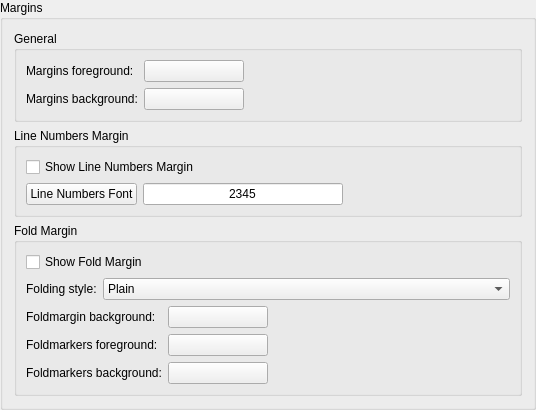
    <widget class="QGroupBox" name="marginsGroup">
     <property name="title">
      <string>Margins</string>
     </property>
     <layout class="QVBoxLayout" name="verticalLayout_12">
      <item>
       <widget class="QGroupBox" name="marginsGeneralGroup">
        <property name="title">
         <string>General</string>
        </property>
        <layout class="QGridLayout" name="gridLayout">
         <item row="0" column="0">
          <widget class="QLabel" name="TextLabel2_2_2_2_2_6">
           <property name="text">
            <string>Margins foreground:</string>
           </property>
          </widget>
         </item>
         <item row="0" column="1">
          <widget class="QPushButton" name="marginsForegroundButton">
           <property name="minimumSize">
            <size>
             <width>100</width>
             <height>0</height>
            </size>
           </property>
           <property name="toolTip">
            <string>Select the foreground color for the margins</string>
           </property>
           <property name="text">
            <string/>
           </property>
          </widget>
         </item>
         <item row="0" column="2">
          <spacer name="horizontalSpacer_7">
           <property name="orientation">
            <enum>Qt::Horizontal</enum>
           </property>
           <property name="sizeHint" stdset="0">
            <size>
             <width>266</width>
             <height>20</height>
            </size>
           </property>
          </spacer>
         </item>
         <item row="1" column="0">
          <widget class="QLabel" name="TextLabel2_2_2_2_2_7">
           <property name="text">
            <string>Margins background:</string>
           </property>
          </widget>
         </item>
         <item row="1" column="1">
          <widget class="QPushButton" name="marginsBackgroundButton">
           <property name="minimumSize">
            <size>
             <width>100</width>
             <height>0</height>
            </size>
           </property>
           <property name="toolTip">
            <string>Select the background color for the margins</string>
           </property>
           <property name="text">
            <string/>
           </property>
          </widget>
         </item>
        </layout>
       </widget>
      </item>
      <item>
       <widget class="QGroupBox" name="lineNumbersGroup">
        <property name="title">
         <string>Line Numbers Margin</string>
        </property>
        <layout class="QVBoxLayout" name="verticalLayout_5">
         <item>
          <widget class="QCheckBox" name="linenoCheckBox">
           <property name="toolTip">
            <string>Select whether line numbers margin should be shown.</string>
           </property>
           <property name="text">
            <string>Show Line Numbers Margin</string>
           </property>
          </widget>
         </item>
         <item>
          <layout class="QHBoxLayout" name="horizontalLayout">
           <item>
            <widget class="QPushButton" name="linenumbersFontButton">
             <property name="toolTip">
              <string>Press to select the font for the editor line numbers</string>
             </property>
             <property name="text">
              <string>Line Numbers Font</string>
             </property>
            </widget>
           </item>
           <item>
            <widget class="QLineEdit" name="marginsFontSample">
             <property name="minimumSize">
              <size>
               <width>200</width>
               <height>0</height>
              </size>
             </property>
             <property name="focusPolicy">
              <enum>Qt::NoFocus</enum>
             </property>
             <property name="text">
              <string>2345</string>
             </property>
             <property name="alignment">
              <set>Qt::AlignHCenter</set>
             </property>
             <property name="readOnly">
              <bool>true</bool>
             </property>
            </widget>
           </item>
           <item>
            <spacer name="horizontalSpacer">
             <property name="orientation">
              <enum>Qt::Horizontal</enum>
             </property>
             <property name="sizeHint" stdset="0">
              <size>
               <width>40</width>
               <height>20</height>
              </size>
             </property>
            </spacer>
           </item>
          </layout>
         </item>
        </layout>
       </widget>
      </item>
      <item>
       <widget class="QGroupBox" name="foldMarginGroup">
        <property name="title">
         <string>Fold Margin</string>
        </property>
        <layout class="QVBoxLayout" name="verticalLayout">
         <item>
          <widget class="QCheckBox" name="foldingCheckBox">
           <property name="toolTip">
            <string>Select whether the fold margin should be shown.</string>
           </property>
           <property name="text">
            <string>Show Fold Margin</string>
           </property>
          </widget>
         </item>
         <item>
          <layout class="QHBoxLayout">
           <item>
            <widget class="QLabel" name="TextLabel1_4_2_2">
             <property name="text">
              <string>Folding style:</string>
             </property>
            </widget>
           </item>
           <item>
            <widget class="QComboBox" name="foldingStyleComboBox">
             <property name="sizePolicy">
              <sizepolicy hsizetype="Expanding" vsizetype="Fixed">
               <horstretch>0</horstretch>
               <verstretch>0</verstretch>
              </sizepolicy>
             </property>
             <property name="toolTip">
              <string>Select the folding style to be used in the folding margin</string>
             </property>
             <property name="whatsThis">
              <string>&lt;b&gt;Folding style&lt;/b&gt;
&lt;p&gt;Select the desired folding style to be used in the folding margin.&lt;/p&gt;
&lt;p&gt;The available styles are:
&lt;ul&gt;
&lt;li&gt;Plain - simple plus and minus symbols&lt;/li&gt;
&lt;li&gt;Circled - circled plus and minus symbols&lt;/li&gt;
&lt;li&gt;Boxed - boxed plus and minus symbols&lt;/li&gt;
&lt;li&gt;Circled Tree - circled plus and minus symbols and flattened tree with rounded corners&lt;/li&gt;
&lt;li&gt;Boxed Tree - boxed plus and minus symbols and flattened tree with rectangled corners&lt;/li&gt;
&lt;/ul&gt;
&lt;/p&gt;</string>
             </property>
             <item>
              <property name="text">
               <string>Plain</string>
              </property>
             </item>
             <item>
              <property name="text">
               <string>Circled</string>
              </property>
             </item>
             <item>
              <property name="text">
               <string>Boxed</string>
              </property>
             </item>
             <item>
              <property name="text">
               <string>Circled Tree</string>
              </property>
             </item>
             <item>
              <property name="text">
               <string>Boxed Tree</string>
              </property>
             </item>
             <item>
              <property name="text">
               <string>Arrow</string>
              </property>
             </item>
             <item>
              <property name="text">
               <string>Arrow Tree</string>
              </property>
             </item>
            </widget>
           </item>
          </layout>
         </item>
         <item>
          <layout class="QGridLayout" name="gridLayout_16">
           <item row="0" column="0">
            <widget class="QLabel" name="TextLabel2_2_2_2_2_8">
             <property name="text">
              <string>Foldmargin background:</string>
             </property>
            </widget>
           </item>
           <item row="0" column="1">
            <widget class="QPushButton" name="foldmarginBackgroundButton">
             <property name="minimumSize">
              <size>
               <width>100</width>
               <height>0</height>
              </size>
             </property>
             <property name="toolTip">
              <string>Select the background color for the foldmargin</string>
             </property>
             <property name="text">
              <string/>
             </property>
            </widget>
           </item>
           <item row="0" column="2">
            <spacer name="horizontalSpacer_14">
             <property name="orientation">
              <enum>Qt::Horizontal</enum>
             </property>
             <property name="sizeHint" stdset="0">
              <size>
               <width>40</width>
               <height>20</height>
              </size>
             </property>
            </spacer>
           </item>
           <item row="1" column="0">
            <widget class="QLabel" name="label">
             <property name="text">
              <string>Foldmarkers foreground:</string>
             </property>
            </widget>
           </item>
           <item row="1" column="1">
            <widget class="QPushButton" name="foldmarkersForegroundButton">
             <property name="minimumSize">
              <size>
               <width>100</width>
               <height>0</height>
              </size>
             </property>
             <property name="toolTip">
              <string>Select the foreground color of the foldmarkers</string>
             </property>
             <property name="text">
              <string/>
             </property>
            </widget>
           </item>
           <item row="2" column="0">
            <widget class="QLabel" name="label_2">
             <property name="text">
              <string>Foldmarkers background:</string>
             </property>
            </widget>
           </item>
           <item row="2" column="1">
            <widget class="QPushButton" name="foldmarkersBackgroundButton">
             <property name="minimumSize">
              <size>
               <width>100</width>
               <height>0</height>
              </size>
             </property>
             <property name="toolTip">
              <string>Select the background color of the foldmarkers</string>
             </property>
             <property name="text">
              <string/>
             </property>
            </widget>
           </item>
          </layout>
         </item>
        </layout>
       </widget>
      </item>
     </layout>
    </widget>
